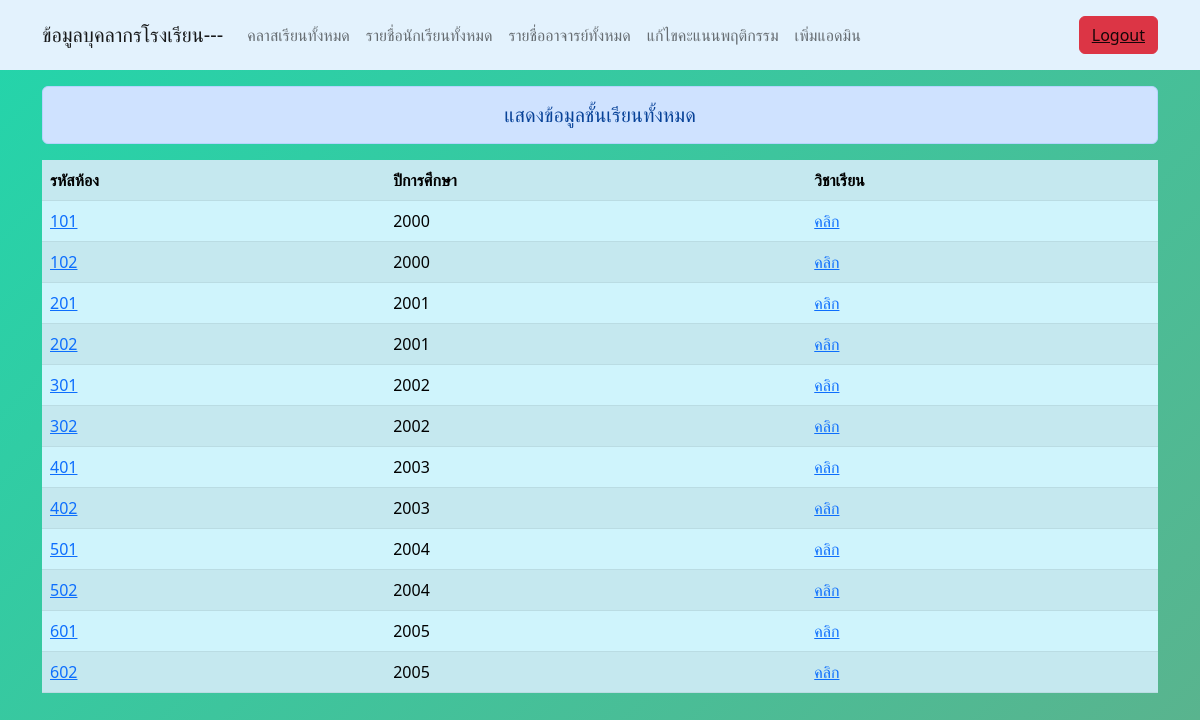
/showallclass.php, run on the app's committed database.
### tables this page shows
CREATE TABLE `class` (
  `Class_id` int(11) NOT NULL,
  `Class_year` year(4) NOT NULL
);

### showallclass.php (the view, shortened to what this page needs)
<?php
include('condb.php');
?>
<!DOCTYPE html>
<html lang="en">
<head>
    <link rel="stylesheet" href="bootstrap/css/bootstrap.min.css" >
    <link rel="stylesheet" href="styles2.css">
</head>
<body>
    <?php include 'navbar.php';?>
    <div class="container">
    <div class="h5 text-center alert alert-primary mb-3 mt-3" role="alert">แสดงข้อมูลชั้นเรียนทั้งหมด</div>
    <table class="table table-info table-striped">
        <tr>
            <th>รหัสห้อง</th>
            <th>ปีการศึกษา</th>
            <th>วิชาเรียน</th>
        </tr>
        <?php
            $class = "SELECT Class_id,Class_year FROM  class ";
            $result = mysqli_query($conn, $class);
            while($row=mysqli_fetch_array($result)){
        ?>
        <tr>
            <td><a href="showallstudent.php?id=<?=$row["Class_id"]?>"><?=$row["Class_id"]?></a></td>
            <td><?=$row["Class_year"]?></td>
            <td><a href="showallsubject.php?id=<?=$row["Class_id"]?>">คลิก</a></td>
        </tr>
        <?php
            }
        ?>
    </table>
    </div>
</body>
</html>

### navbar.php (shortened to what this page needs)
<nav class="navbar navbar-expand-lg" style="background-color: #e3f2fd;">
  <div class="container">
    <a class="navbar-brand">ข้อมูลบุคลากรโรงเรียน---</a>
    <div class="collapse navbar-collapse" id="navbarNav">
    <ul class="navbar-nav me-auto my-2 my-lg-0 navbar-nav-scroll" style="--bs-scroll-height: 100px;">
        <li class="nav-item">
          <a class="nav-link" aria-current="page" href="showallclass.php">คลาสเรียนทั้งหมด</a>
        </li>
        <li class="nav-item">
          <a class="nav-link" href="showallstudentallclass.php">รายชื่อนักเรียนทั้งหมด</a>
        </li>
        <li class="nav-item">
          <a class="nav-link" href="showallteacher.php">รายชื่ออาจารย์ทั้งหมด</a>
        </li>
        <li class="nav-item">
          <a class="nav-link" href="demeliter.php">แก้ไขคะแนนพฤติกรรม</a>
        </li>
        <li class="nav-item">
          <a class="nav-link" href="addadminform.php">เพิ่มแอดมิน</a>
        </li>
      </ul>
      <span class="navbar-text">
      <a href="logout.php"><button type="button" name="logout" class="btn btn-danger">Logout</a></button>
      </span>
    </div>
  </div>
</nav>

### styles2.css (style rules this page uses)
body { background: linear-gradient(-45deg, #a0f59d, #87de84, #6ea783, #23d5ab); background-size: 400% 400%; animation: gradient 15s ease infinite; height: 100vh; }

### data on the page
class: Class_id "101", Class_year "2000"
class: Class_id "102", Class_year "2000"
class: Class_id "201", Class_year "2001"
class: Class_id "202", Class_year "2001"
class: Class_id "301", Class_year "2002"
class: Class_id "302", Class_year "2002"
class: Class_id "401", Class_year "2003"
class: Class_id "402", Class_year "2003"
class: Class_id "501", Class_year "2004"
class: Class_id "502", Class_year "2004"
class: Class_id "601", Class_year "2005"
class: Class_id "602", Class_year "2005"
